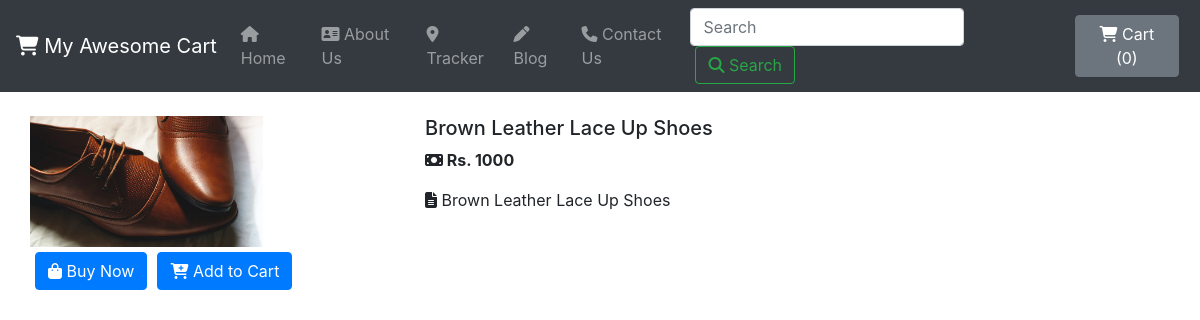
Page /shop/products/17 on the committed database.
### shop/models.py (models this page shows, shortened)
class Product(models.Model):
    product_id = models.AutoField
    product_name = models.CharField(max_length=26)
    category = models.CharField(max_length=50, default="")
    subcategory = models.CharField(max_length=50, default="")
    price = models.IntegerField(default=0)
    desc = models.CharField(max_length=4000, default="No description Provided.")
    pub_date = models.DateField()
    image = models.ImageField(upload_to="shop/images", default="")

### shop/views.py (the view)
# urls.py: path('products/<int:myid>', views.productView, name="ProductView"),
def productView(request, myid):
    product = Product.objects.filter(id=myid)
    return render(request, "shop/prodview.html", {'product': product[0]})

### shop/templates/shop/prodview.html (shortened to what this page needs)
{% extends 'shop/basic.html' %}
{% block body %}
<div class="container my-4">
    <div class="row">
        <div class="col-md-4">
            <div class="row">
        <img src="/media/{{ product.image }}" width="233px" >
            </div>
                <div class="row">
                    <button class="btn btn-primary"><i class="fas fa-shopping-bag"></i> Buy Now</button>
                    <button class="btn btn-primary"><i class="fa-solid fa-cart-plus"></i> Add to Cart</button>
                </div>
        </div>
            <div class="col-md-8">
        <h5>{{ product.product_name }}</h5>
        <p><strong><i class="fa-solid fa-money-bill"></i> Rs. {{ product.price }}</strong></p>
        <p><i class="fa-solid fa-file-lines"></i> {{ product.desc }}</p>
            </div>
    </div>
</div>
{% endblock %}

### shop/templates/shop/basic.html (style rules this page uses)
.btn, .btn-secondary { margin: 5px; }

### rows in the picture
Product: image (picture), product_name "Brown Leather Lace Up Shoes", price "1000", desc "Brown Leather Lace Up Shoes"
